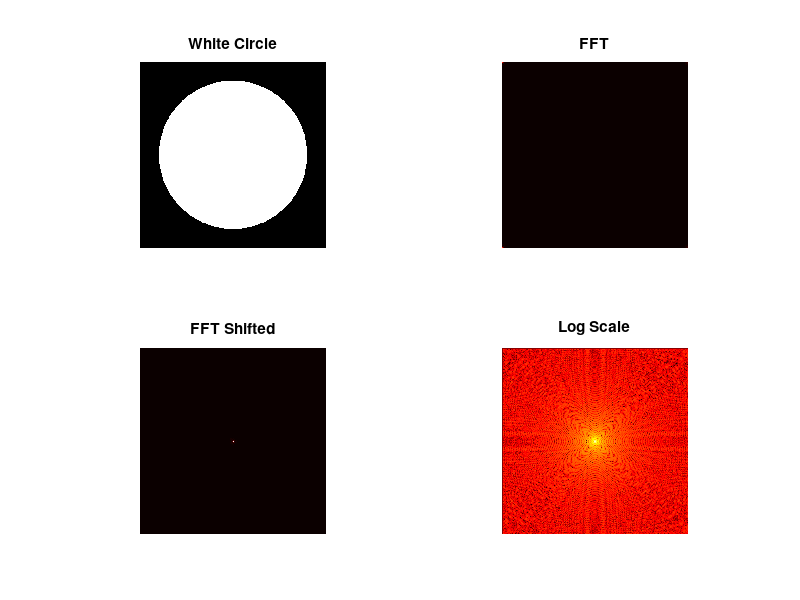
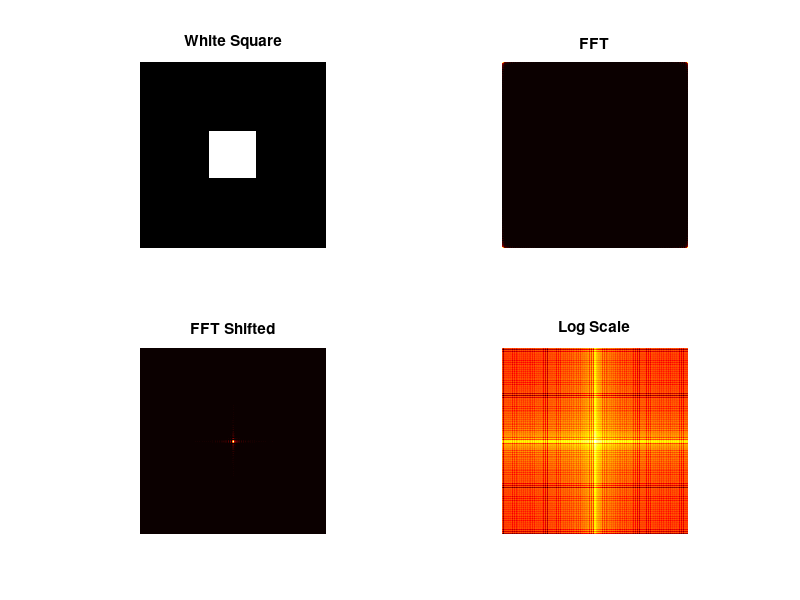

Here is the MATLAB script that generated these plots, in order: (Note: this script raises an error after producing the figures.)
%% 2.1 Discrete FT

% make a circle
x = linspace(-1,1,400);
y = x;
[X,Y] = meshgrid(x,y);
R = sqrt(X.^2 + Y.^2);
A = zeros(size(R));
A(R<0.8) = 1;
figure(1);
subplot(2,2,1);
imshow(A);
title("White Circle")

% apply fft
FA = fft2(A);
subplot(2,2,2);
imagesc(abs(FA));
title("FFT")
colormap hot;
axis off;
axis equal;
axis image;

% apply fftshift
FAshifted = fftshift(FA);
subplot(2,2,3);
imagesc(abs(FAshifted))
title("FFT Shifted")
colormap hot;
axis equal;
axis off;
axis image;

% image(rescale(log(abs(FAshifted + 1)),0,256));
subplot(2,2,4);
imagesc(log(abs(FAshifted + 1)));
title("Log Scale")
colormap hot;
axis equal;
axis off;
axis image;

% SQUARE

% make a square
A = zeros(400);
A(150:250,150:250) = 1;
figure(2);
subplot(2,2,1);
imshow(A);
title("White Square")

% apply fft
FA = fft2(A);
subplot(2,2,2);
imagesc(abs(FA));
title("FFT")
colormap hot;
axis off;
axis equal;
axis image;

% apply fftshift
FAshifted = fftshift(FA);
subplot(2,2,3);
imagesc(abs(FAshifted))
title("FFT Shifted")
colormap hot;
axis equal;
axis image;
axis off;

% image(rescale(log(abs(FAshifted + 1)),0,256));
subplot(2,2,4);
imagesc(log(abs(FAshifted)));
title("Log Scale")
colormap hot;
axis equal;
axis image;
axis off;


% Image

I = rgb2gray(imread("cat2.jpg"));
figure(3);
subplot(1,3,1);
imshow(I);
title("Image")

% double FFT
Irec = fft2(fft2(I));
subplot(1,3,2);
imagesc(abs(Irec));
colormap gray;
axis image;
title("Double FFT")

% inverse FFT
Irec2 = ifft2(fft2(I));
subplot(1,3,3);
imagesc(abs(Irec2));
colormap gray;
axis image;
axis off;
title("Inverse FFT")
